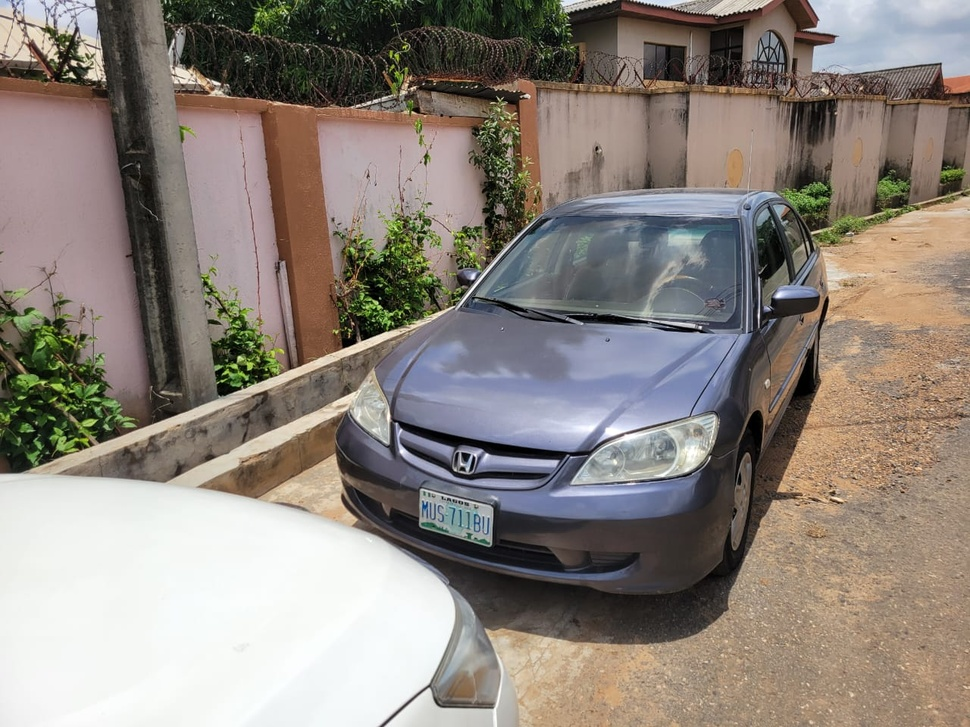
#> input picture assets/np_image1.jpg, 970 x 727 px, shrunk from 1280 x 960 before the run, given in place of video.mp4, which was not available
$ python main.py
#> lines starting #> are read from the running program, lines starting #| are printed output that depends on the picture; after the words box and inside, x2 and y2 are one past the last pixel; in counts of white or black regions, pixels touching at a corner belong together; pictures that were not available may be replaced by others from this repository, and a replacement may not be noted
#> further down, frame is the input picture: shape (727, 970, 3); mean B, G, R 124.3, 132.1, 140.5
### lib/process_frame.py
import numpy as np
import cv2
import pytesseract

def cars_crossing_boundary(frame: np.ndarray):
  """
  This function checks for car contours that have crossed a boundary line
  based on the assumption that the camera is 3 meters above ground level.

  Args:
      frame: A NumPy array representing the video frame.

  Returns:
      A list of contours that potentially represent cars crossing the boundary.
  """

  # Preprocessing (grayscale, noise reduction, Canny edge detection)
  gray = cv2.cvtColor(frame, cv2.COLOR_BGR2GRAY)
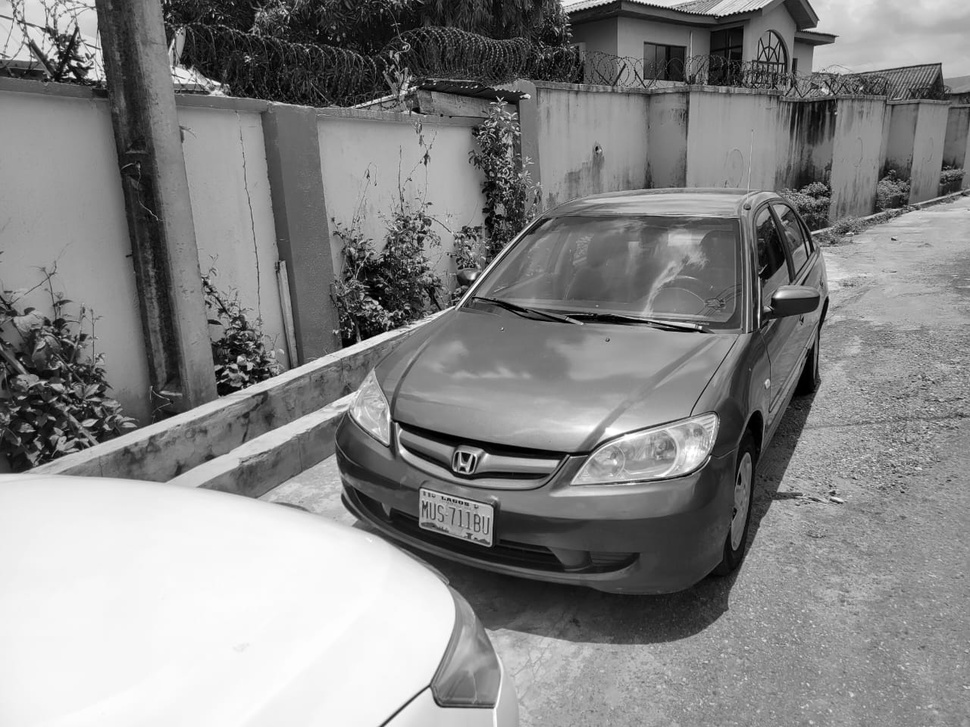
#> gray: shape (727, 970); min 0, max 255, mean 133.7
  filtered = cv2.fastNlMeansDenoising(gray)
  edges = cv2.Canny(filtered, 170, 200)
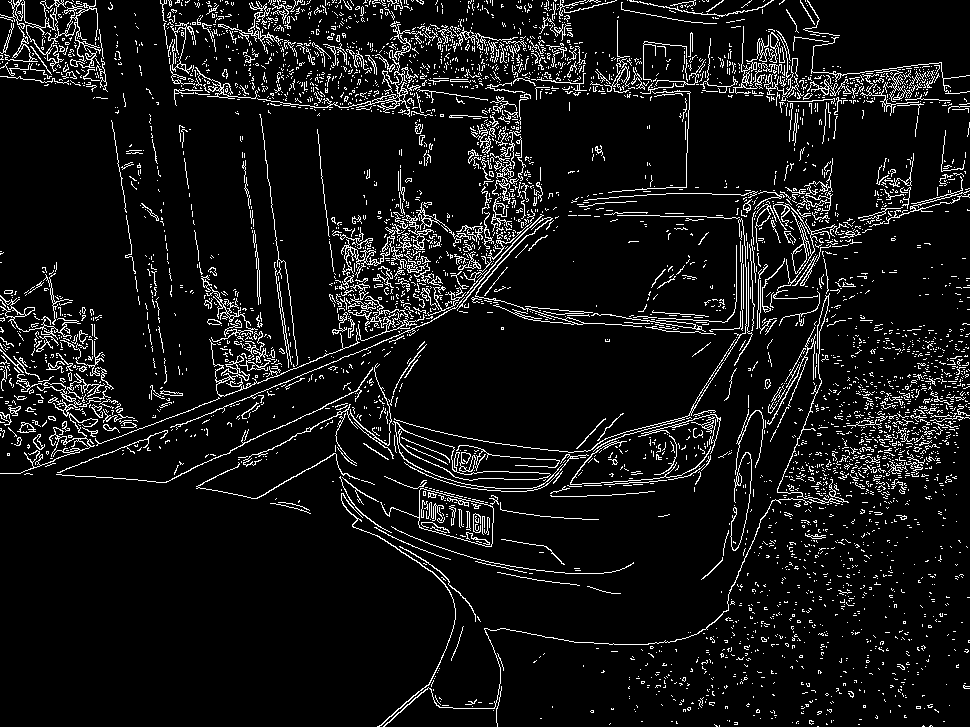
#> edges: shape (727, 970); 8% white in thin lines or dots

  # Contour detection
  contours, _ = cv2.findContours(edges, cv2.RETR_LIST, cv2.CHAIN_APPROX_SIMPLE)
#> contours = 5186 contours, 4998 with area under 20; largest, box (x1, y1, x2, y2) and area: (380, 488, 494, 547) 2974, (418, 488, 494, 547) 2919, (393, 421, 563, 489) 1834, (398, 428, 551, 481) 1756, (0, 0, 101, 72) 1257

  # Assuming an average car height of 1.5 meters and camera 3 meters high
  # Minimum height from the bottom of the frame for a car to be considered crossing
  car_bottom_threshold = int(frame.shape[0] * (1.5 + 3) / 4.5)
#> car_bottom_threshold = 727

  # Filter contours based on bounding rectangle and bottom position
  cars_crossing = []
  for c in contours:
    x, y, w, h = cv2.boundingRect(c)
    if 1.5 < float(w) / h < 2.5 and y > car_bottom_threshold:
      cars_crossing.append(c)
#> this loop made 5186 passes
#> (x, y, w, h) on passes 2, 6, 8: (929, 725, 4, 2), (714, 724, 4, 3), (798, 723, 1, 1)
#> after the loop, cars_crossing = []

  return cars_crossing

# Tesseract configuration
configr = ('-l eng --oem 1 --psm 7 -c tessedit_char_whitelist=0123456789ABCDEFGHIJKLMNOPQRSTUVWXYZ-%')

# [43 lines left out: function process_frame, not called in this run]

### lib/main.py
import cv2
import time
import pandas as pd
from process_frame import process_frame, cars_crossing_boundary

if __name__ == '__main__':
    cap = cv2.VideoCapture('C:\\Users\\User A\\csc\\anpr\\assets\\video.mp4')  # Use 0 for webcam
    processing_car = False

    while True:
        ret, frame = cap.read()

        if not ret:
            print("Warning: No stream available")
            break

        cv2.imshow("Video", frame)
        if not processing_car and any(cars_crossing_boundary(frame)):
            processing_car = True
            plate_number = process_frame(frame)

            #The extracted data is stored in a data file.
            data = {'Date': [time.asctime(time.localtime(time.time()))],
                'Vehicle_number': [plate_number]}

            df = pd.DataFrame(data, columns = ['Date', 'Vehicle_number'])
            df.to_csv('C:\\Users\\User A\\csc\\anpr\\assets\\Dataset_VehicleNo.csv')

            cv2.imshow("Video", frame)

            processing_car = False

        if cv2.waitKey(1) == ord('q'):
#> (key q is pressed here)
            processing_car = False
#> processing_car = False
            break

    cap.release()
    cv2.destroyAllWindows()

$ run again, on assets/np_image2.jpg
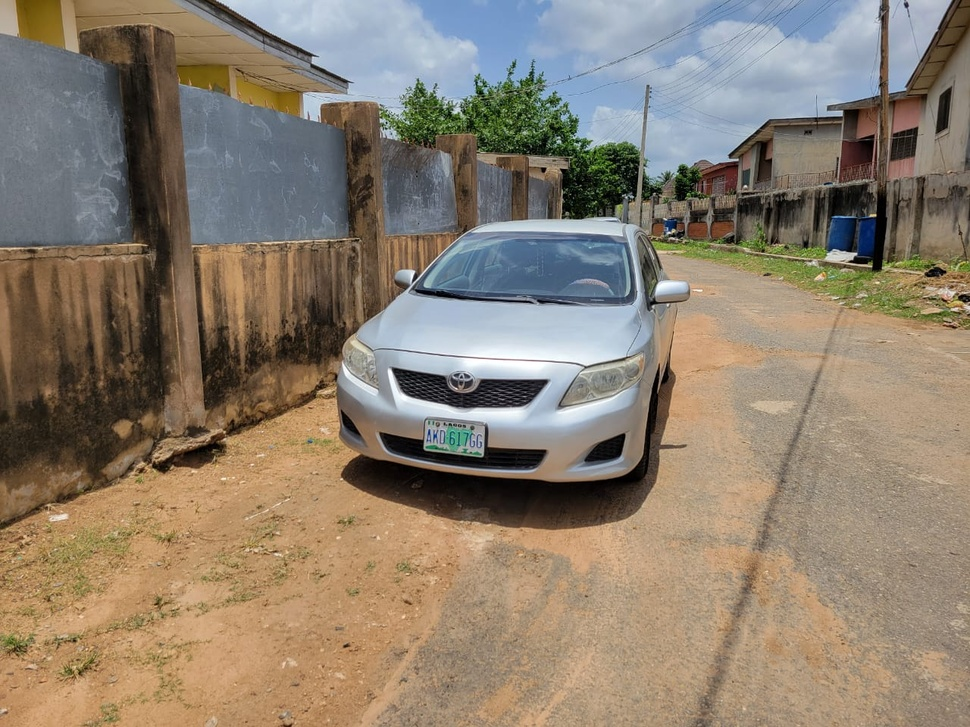
#> input picture assets/np_image2.jpg, 970 x 727 px, shrunk from 1280 x 960 before the run, given in place of video.mp4, which was not available
#> frame is the input picture: shape (727, 970, 3); mean B, G, R 111, 127.3, 140.1
#> in cars_crossing_boundary, `gray = cv2.cvtColor(frame, cv2.COLOR_BGR2GRAY)`:
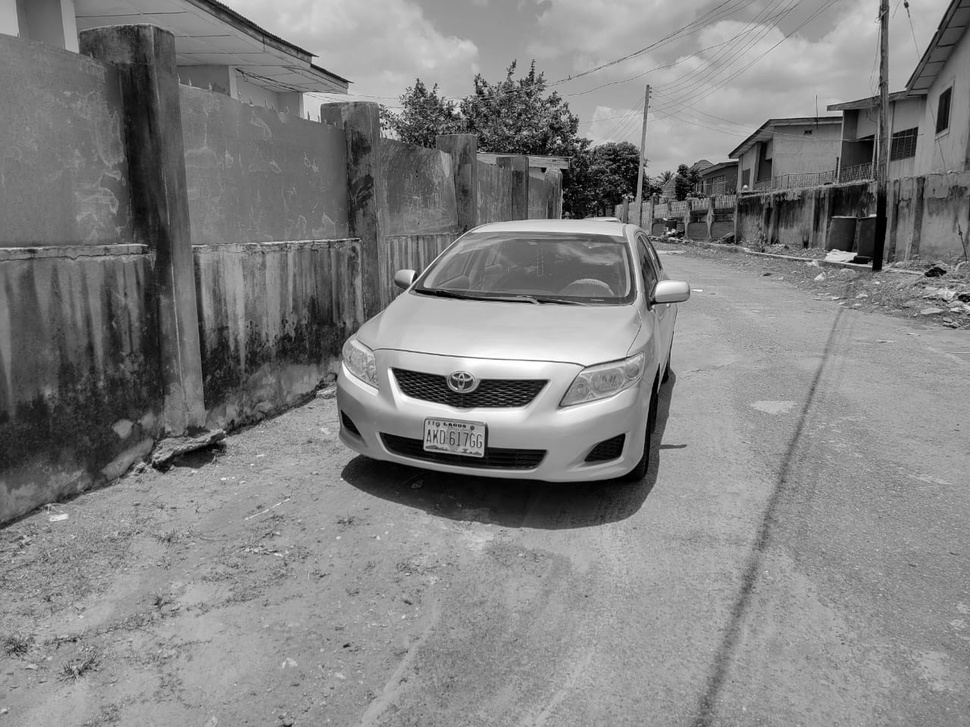
#> gray: shape (727, 970); min 0, max 255, mean 129.3
#> in cars_crossing_boundary, `edges = cv2.Canny(filtered, 170, 200)`:
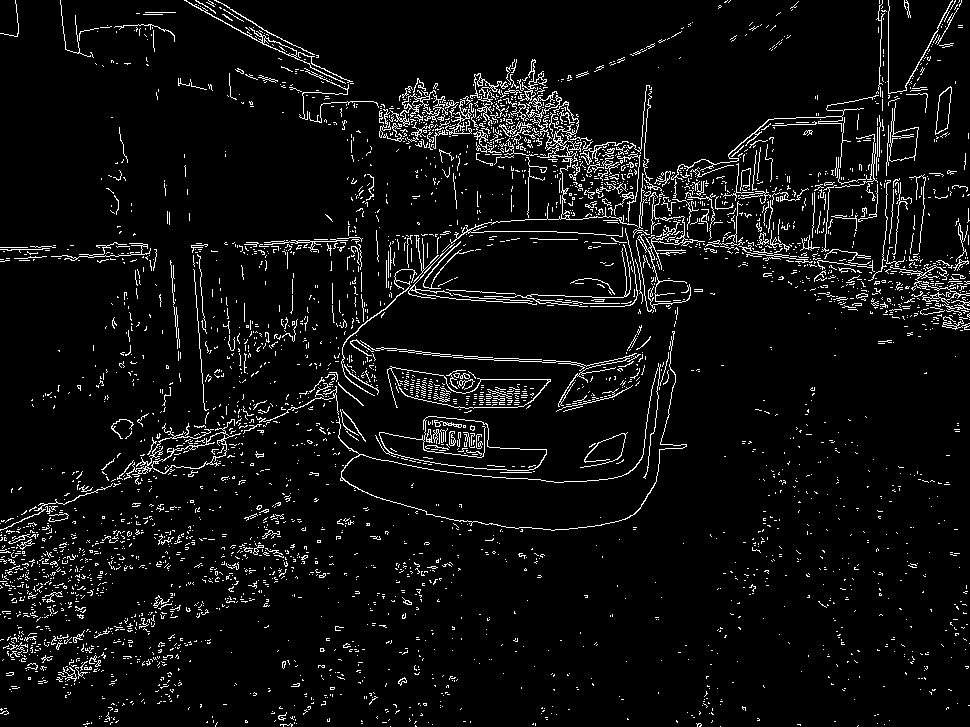
#> edges: shape (727, 970); 5.6% white in thin lines or dots
#> contours = 4267 contours, 4174 with area under 20; largest, box (x1, y1, x2, y2) and area: (375, 416, 547, 471) 4917, (379, 416, 547, 471) 4886, (124, 419, 241, 480) 1474, (152, 432, 230, 474) 1307, (889, 102, 919, 162) 768
#> the loop in cars_crossing_boundary, `for c in contours:` made 4267 passes
#> (c, x, y, w, h) on passes 3 to 5: ([[85, 726], [86, 726]], 85, 726, 2, 1), ([[858, 725], [857, 726]], 857, 725, 2, 2), ([[415, 725], [415, 726], [416, 726]], 415, 725, 2, 2)
#> after the loop in cars_crossing_boundary, `for c in contours:`: cars_crossing = []
#> processing_car = False

$ run again, on assets/np_image3.jpg
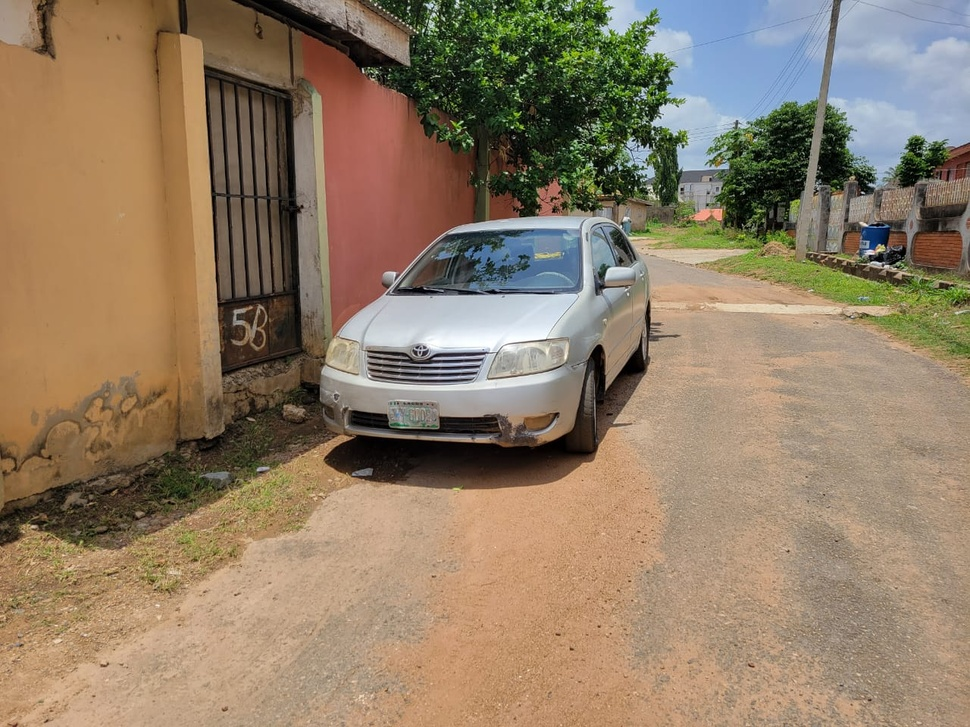
#> input picture assets/np_image3.jpg, 970 x 727 px, shrunk from 1280 x 960 before the run, given in place of video.mp4, which was not available
#> frame is the input picture: shape (727, 970, 3); mean B, G, R 102.6, 125.8, 145.1
#> in cars_crossing_boundary, `gray = cv2.cvtColor(frame, cv2.COLOR_BGR2GRAY)`:
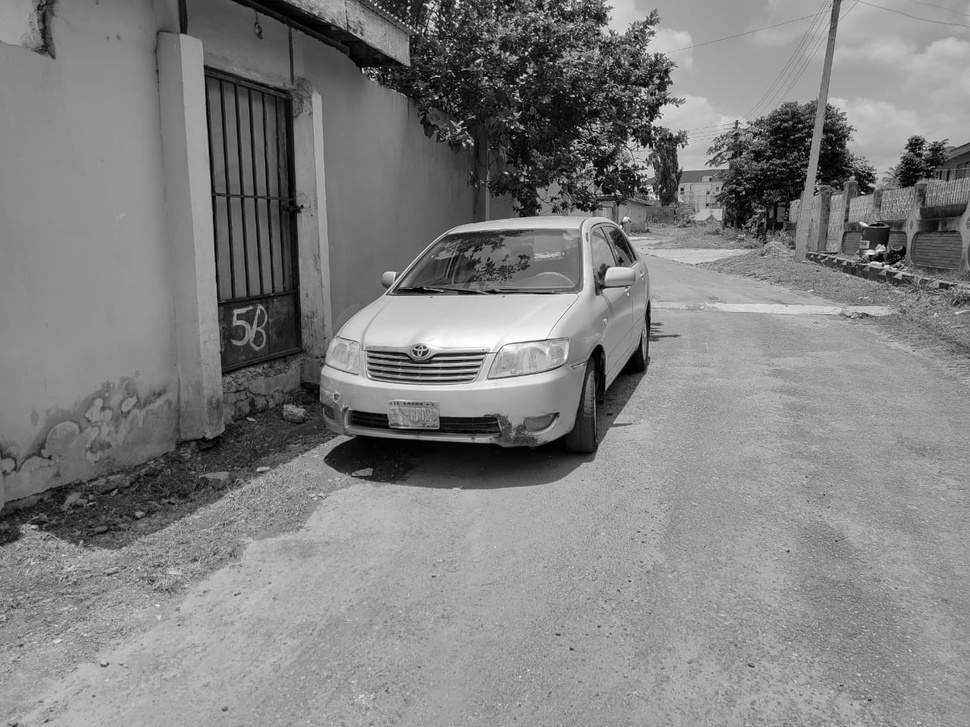
#> gray: shape (727, 970); min 0, max 255, mean 128.9
#> in cars_crossing_boundary, `edges = cv2.Canny(filtered, 170, 200)`:
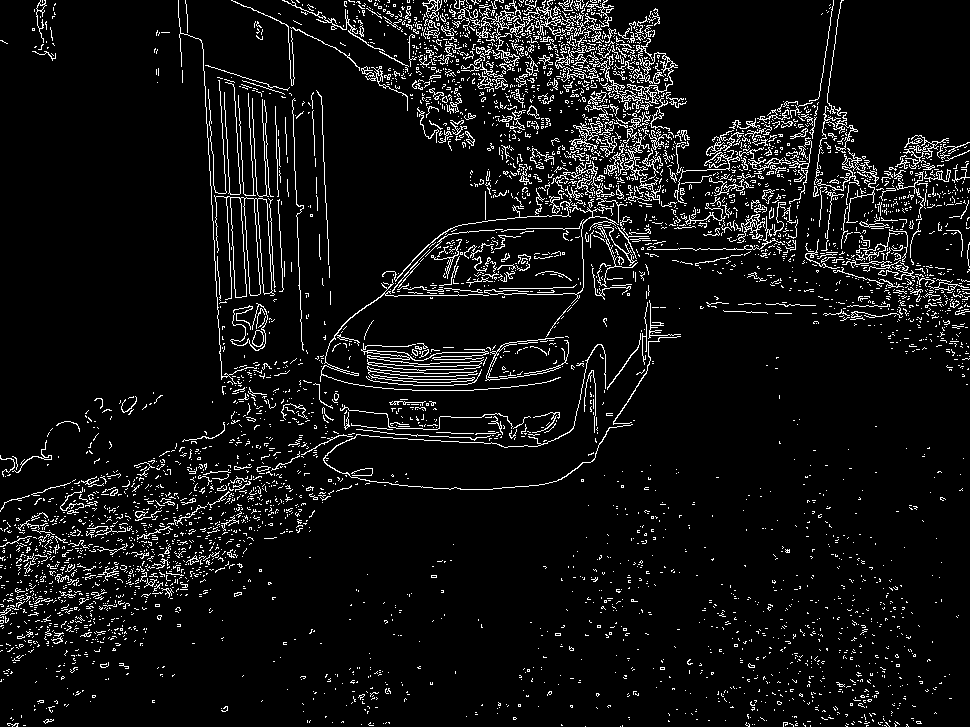
#> edges: shape (727, 970); 6.9% white in thin lines or dots
#> contours = 5228 contours, 5090 with area under 20; largest, box (x1, y1, x2, y2) and area: (214, 195, 275, 300) 2924, (230, 197, 247, 298) 1066, (243, 197, 261, 296) 1000, (257, 198, 273, 294) 850, (361, 343, 489, 371) 506
#> the loop in cars_crossing_boundary, `for c in contours:` made 5228 passes
#> (x, y, w, h) on passes 1, 2, 4: (620, 726, 1, 1), (585, 726, 1, 1), (882, 725, 1, 1)
#> after the loop in cars_crossing_boundary, `for c in contours:`: cars_crossing = []
#> processing_car = False
